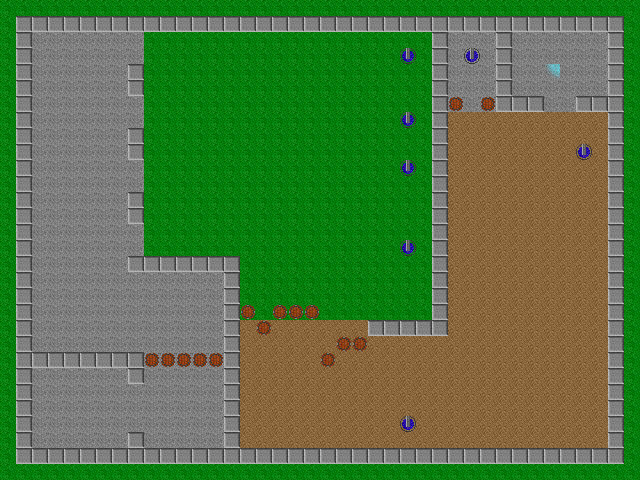

Rendered tile map (Tiled .tmx) drawn with the repository's tilesets; below, a short description and the map source with its tile grids summarised:
An orthogonal 40x30 tile map with 16x16 px tiles, 5 tile layers (Background, Obsticles, Enemies, PhysicsObjects, ...).

<map height="30" orientation="orthogonal" tileheight="16" tilewidth="16" version="1.0" width="40"><properties><property name="blended tiles" value="5,11,12,13,14,15,16,17,18,19,20,21,22,23,24,25" /></properties>
 <tileset firstgid="1" name="tileset" spacing="1" tileheight="16" tilewidth="16">
  <image height="85" source="tileset.png" width="85" />
  <tile id="10">
   <properties>
    <property name="barricadeType" value="0" />
   </properties>
  </tile>
 </tileset>
 <layer height="30" name="Background" width="40">
  <data>[1200 cells, 1200 non-empty, 3 distinct tile ids]</data>
 </layer>
 <layer height="30" name="Obsticles" width="40">
  <data>[1200 cells, 193 non-empty, 1 distinct tile ids]</data>
 </layer>
 <layer height="30" name="Enemies" width="40">
  <data>[1200 cells, 7 non-empty, 1 distinct tile ids]</data>
 </layer>
 <layer height="30" name="PhysicsObjects" width="40">
  <data>[1200 cells, 15 non-empty, 1 distinct tile ids]</data>
 </layer>
 <layer height="30" name="Destination" width="40">
  <data>[1200 cells, 1 non-empty, 1 distinct tile ids]</data>
 </layer>
</map>
